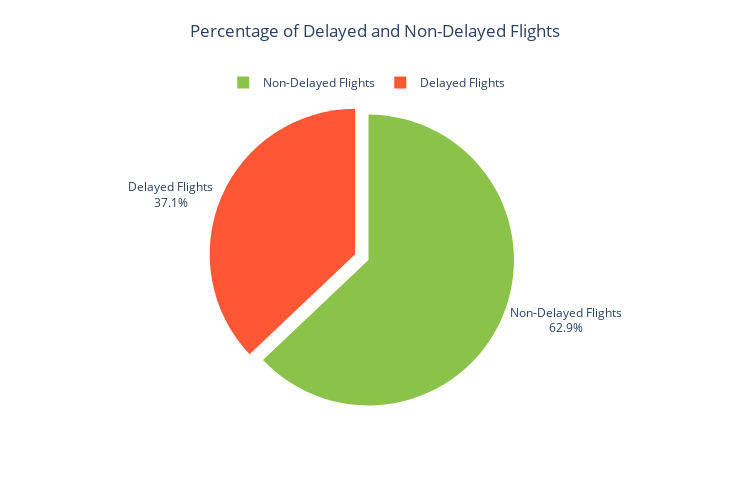

Notebook source saved alongside this figure:
### Code cell
# Calculate the number of delayed and non-delayed flights
delayed_flights = df.filter(F.col('DEPARTURE_DELAY') > 0).count()
non_delayed_flights = df.filter(F.col('DEPARTURE_DELAY') <= 0).count()

# Define the labels, sizes, and colors for the pie chart
labels = ['Delayed Flights', 'Non-Delayed Flights']
sizes = [delayed_flights, non_delayed_flights]
colors = ['#FF5733', '#8BC34A']

# Create the 3D pie chart
fig = go.Figure(data=[go.Pie(labels=labels, values=sizes, pull=[0.1, 0], marker=dict(colors=colors),
                            textposition= 'outside', textinfo='label+percent', insidetextorientation='radial')])
fig.update_layout(title={'text': 'Percentage of Delayed and Non-Delayed Flights', 'x':0.5, 'y':0.95},
                  width=750, height=500, showlegend=True, legend=dict(x=0.15, y=1.1, orientation='h'))

fig.show()

### Figure 1 — Plotly figure (JSON) as saved in the notebook; plotly's stock layout.template omitted (floating-point values rounded to 4 significant figures)
{"data": [{"insidetextorientation": "radial", "labels": ["Delayed Flights", "Non-Delayed Flights"], "marker": {"colors": ["#FF5733", "#8BC34A"]}, "pull": [0.1, 0], "textinfo": "label+percent", "textposition": "outside", "type": "pie", "values": [2125618, 3607308]}], "layout": {"height": 500, "legend": {"orientation": "h", "x": 0.15, "y": 1.1}, "showlegend": true, "title": {"text": "Percentage of Delayed and Non-Delayed Flights", "x": 0.5, "y": 0.95}, "width": 750}}
